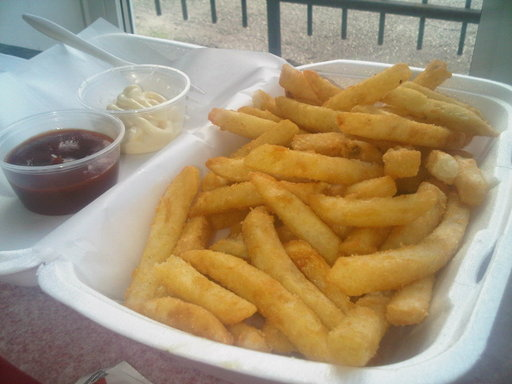
#> input picture train/not_hot_dog/100148.jpg, 512 x 384 px, found by its file name; its folder holds only this picture in this run
$ jupyter execute --allow-errors model.ipynb   (older library calls are emulated)
#> lines starting #> are read from the running program, lines starting #| are printed output that depends on the picture
[cell 1]
#Import libraries
import os
import numpy as np
import random
from numpy import asarray
from keras import Sequential
from keras.layers import Conv2D
from keras.layers import MaxPooling2D
from keras.layers import Dense
from keras.layers import Flatten
from keras.layers import Dropout
from keras.optimizers import Adam
from keras.preprocessing.image import ImageDataGenerator
from PIL import Image
from PIL import ImageFilter
from sklearn.model_selection import train_test_split

[cell 2]
#Paths for images
train_not_hot_dog = "train\\not_hot_dog"
train_hot_dog = "train\\hot_dog"
test_not_hot_dog = "test\\not_hot_dog"
test_hot_dog = "test\\hot_dog"

[cell 3]
img_size = 32
channels = 1

[cell 4]
#Function for dowloading and prepping images
def load_img_data(directory):

#> called with directory = 'train\\not_hot_dog'
    counter = 0
    images = []

    filenames = os.listdir(directory)


    for filename in filenames:
        img = Image.open(directory + "\\" + filename)
#> img is the input picture: PIL image 512x384 RGB; mean R, G, B 165, 147.6, 118.2
        img = img.convert('L')
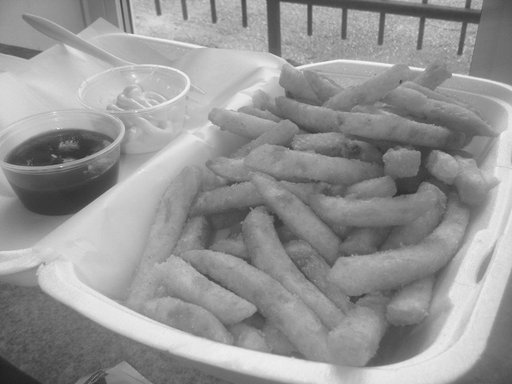
#> img: PIL image 512x384 L; min 31, max 249, mean 149.5
        img = img.resize((img_size, img_size), Image.ANTIALIAS)
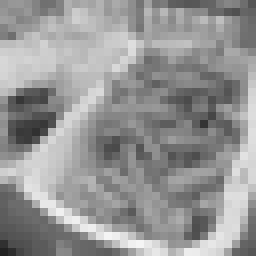
#> img: PIL image 32x32 L (shown 8 times larger); min 34, max 245, mean 149.5
        img = img.filter(ImageFilter.SHARPEN)
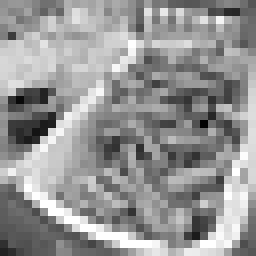
#> img: PIL image 32x32 L (shown 8 times larger); min 2, max 255, mean 149.3
        img = img.filter(ImageFilter.GaussianBlur(radius=2))
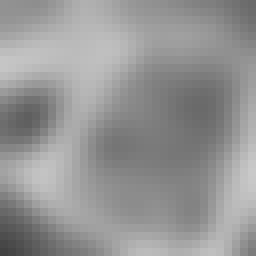
#> img: PIL image 32x32 L (shown 8 times larger); min 66, max 201, mean 149.3
        #img.show()
        img = (asarray(img))
        img = img.astype(float)
#> img: shape (32, 32) float64
        img = img.reshape(img_size, img_size, channels)
        images.append(img)

    return images

[cell 5]
#Dowload the images with the function declared above

train_img_not_hot_dog = load_img_data(train_not_hot_dog)
#> train_img_not_hot_dog = 1 item
print("1 complete")
#> (the rest of this cell did not finish here and is left out)

print("2 complete")
test_img_not_hot_dog = load_img_data(test_not_hot_dog)
print("3 complete")
test_img_hot_dog = load_img_data(test_hot_dog)
print("4 complete")

$ run again, on train/not_hot_dog/107312.jpg
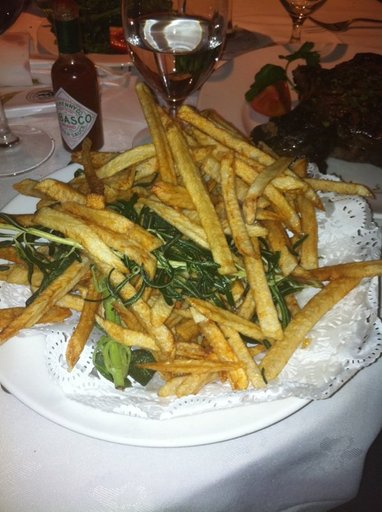
#> input picture train/not_hot_dog/107312.jpg, 382 x 512 px, found by its file name
#> in load_img_data, img is the input picture: PIL image 382x512 RGB; mean R, G, B 139.8, 125, 98.4
#> in load_img_data, `img = img.convert('L')`:
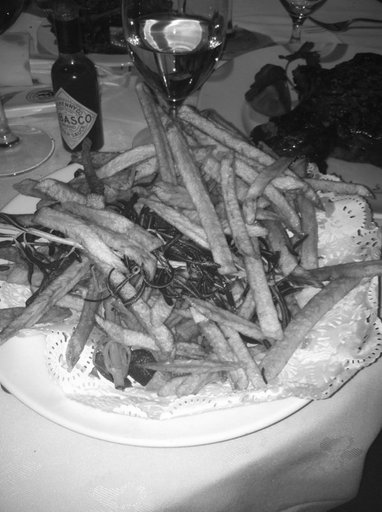
#> img: PIL image 382x512 L; min 5, max 255, mean 126.4
#> in load_img_data, `img = img.filter(ImageFilter.GaussianBlur(radius=2))`:
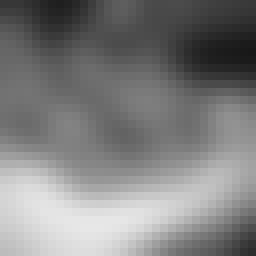
#> img: PIL image 32x32 L (shown 8 times larger); min 24, max 231, mean 126.7
#> train_img_not_hot_dog = 1 item

$ run again, on train/not_hot_dog/107816.jpg
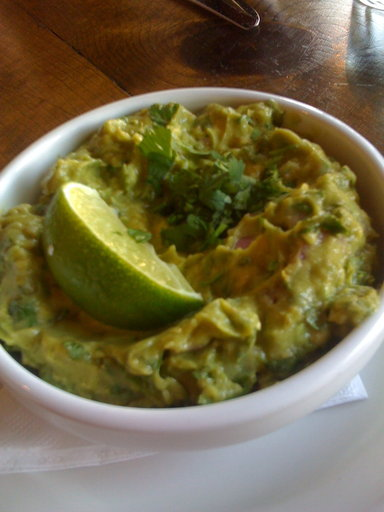
#> input picture train/not_hot_dog/107816.jpg, 384 x 512 px, found by its file name
#> in load_img_data, img is the input picture: PIL image 384x512 RGB; mean R, G, B 116.1, 104.9, 71
#> in load_img_data, `img = img.convert('L')`:
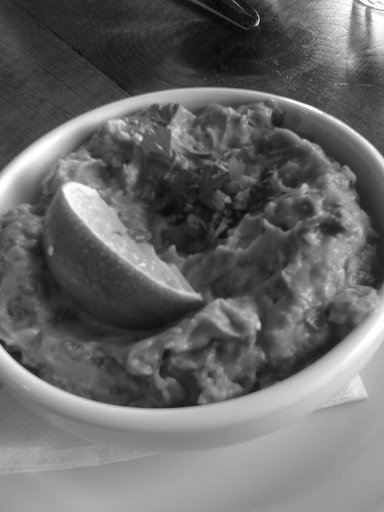
#> img: PIL image 384x512 L; min 5, max 255, mean 104.4
#> in load_img_data, `img = img.filter(ImageFilter.GaussianBlur(radius=2))`:
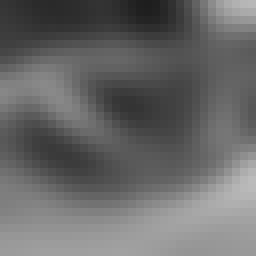
#> img: PIL image 32x32 L (shown 8 times larger); min 30, max 187, mean 104.2
#> train_img_not_hot_dog = 1 item

$ run again, on train/not_hot_dog/108310.jpg
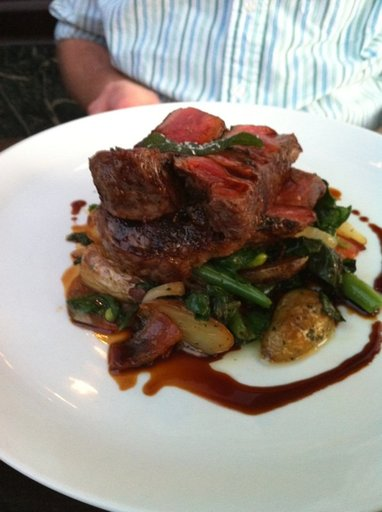
#> input picture train/not_hot_dog/108310.jpg, 382 x 512 px, found by its file name
#> in load_img_data, img is the input picture: PIL image 382x512 RGB; mean R, G, B 149.7, 142, 133.1
#> in load_img_data, `img = img.convert('L')`:
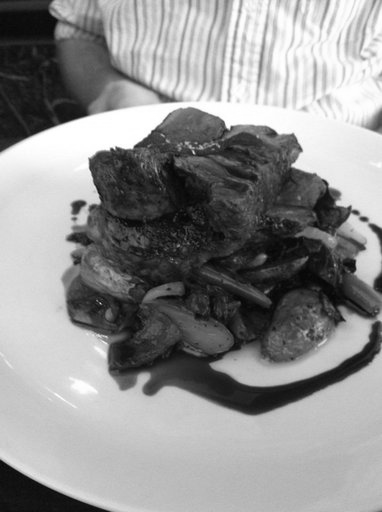
#> img: PIL image 382x512 L; min 5, max 255, mean 143.3
#> in load_img_data, `img = img.filter(ImageFilter.GaussianBlur(radius=2))`:
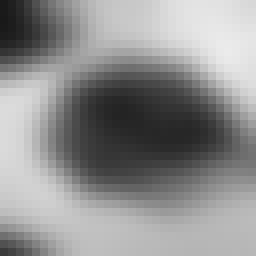
#> img: PIL image 32x32 L (shown 8 times larger); min 25, max 235, mean 142.8
#> train_img_not_hot_dog = 1 item

$ run again, on train/not_hot_dog/102197.jpg
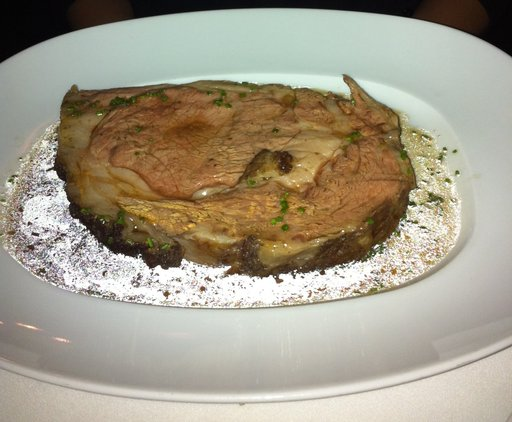
#> input picture train/not_hot_dog/102197.jpg, 512 x 422 px, found by its file name
#> in load_img_data, img is the input picture: PIL image 512x422 RGB; mean R, G, B 163.3, 155.2, 136.5
#> in load_img_data, `img = img.filter(ImageFilter.GaussianBlur(radius=2))`:
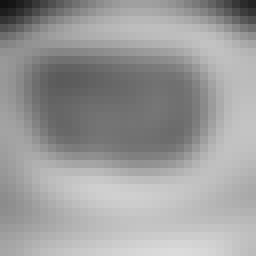
#> img: PIL image 32x32 L (shown 8 times larger); min 18, max 219, mean 156
#> train_img_not_hot_dog = 1 item
